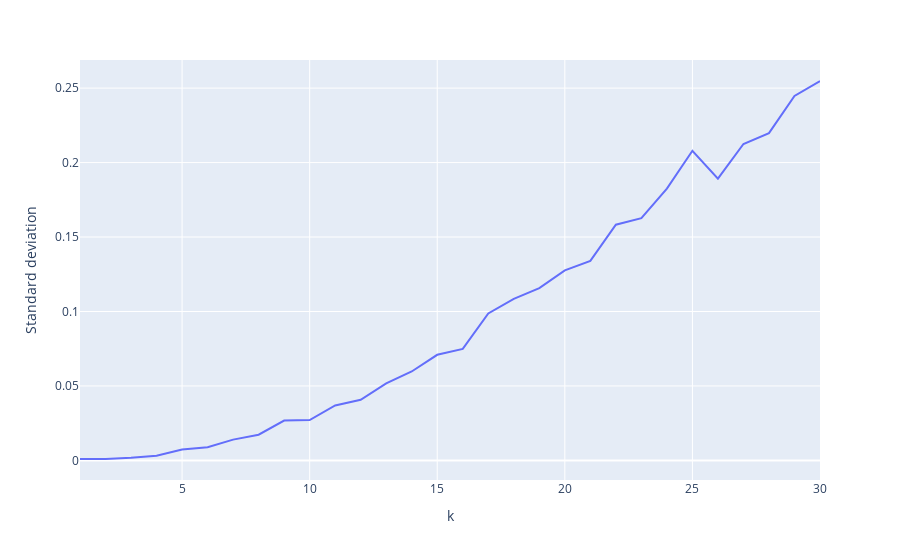

Notebook source saved alongside this figure:
### Code cell
x_e, y_e = exponential(31, 100)

fig = px.line(x = x_e, y = y_e, labels={'x':'k', 'y':'Standard deviation'}) 
fig.show()

### Figure 1 — Plotly figure (JSON) as saved in the notebook; plotly's stock layout.template omitted (floating-point values rounded to 4 significant figures)
{"data": [{"hovertemplate": "k=%{x}<br>Standard deviation=%{y}<extra></extra>", "legendgroup": "", "line": {"color": "#636efa", "dash": "solid"}, "mode": "lines", "name": "", "orientation": "v", "showlegend": false, "type": "scatter", "x": [1, 2, 3, 4, 5, 6, 7, 8, 9, 10, 11, 12, 13, 14, 15, 16, 17, 18, 19, 20, 21, 22, 23, 24, 25, 26, 27, 28, 29, 30], "xaxis": "x", "y": [0.0009512, 0.0009768, 0.001811, 0.003121, 0.007317, 0.008874, 0.01397, 0.01724, 0.02677, 0.02712, 0.03694, 0.04069, 0.05176, 0.05972, 0.07092, 0.07488, 0.09867, 0.1085, 0.1157, 0.1276, 0.134, 0.1583, 0.1626, 0.1825, 0.2079, 0.1893, 0.2125, 0.2197, 0.2448, 0.2548], "yaxis": "y"}], "layout": {"legend": {"tracegroupgap": 0}, "margin": {"t": 60}, "xaxis": {"anchor": "y", "domain": [0, 1], "title": {"text": "k"}}, "yaxis": {"anchor": "x", "domain": [0, 1], "title": {"text": "Standard deviation"}}}}
